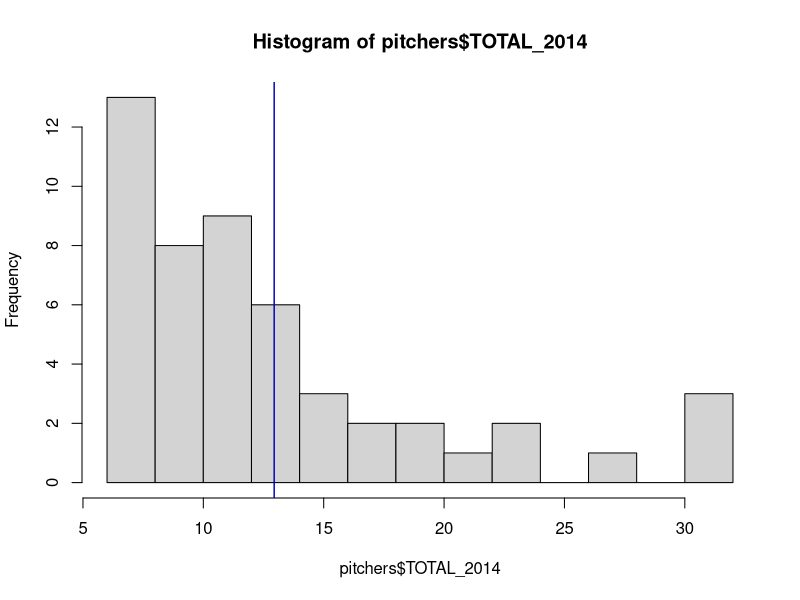
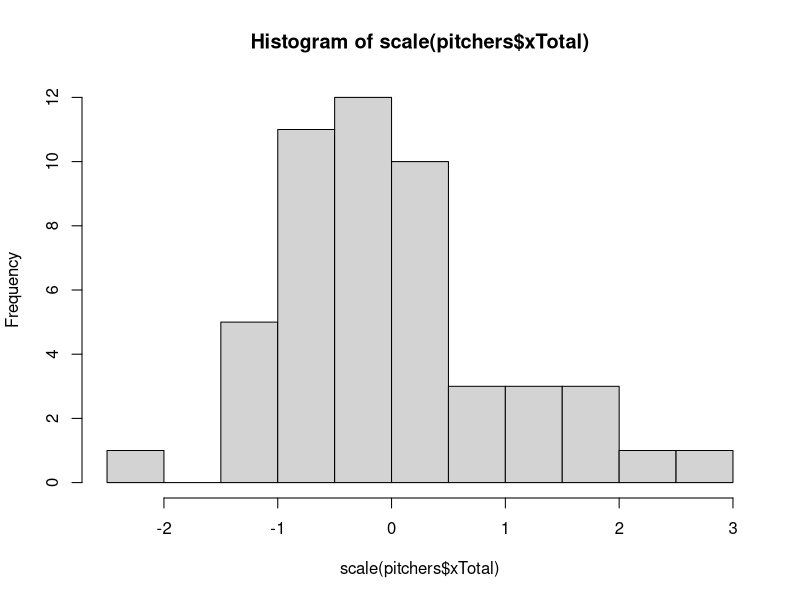

R code for these plots, in order:
###### Data taken from league player rating from espn fantasy eague

####  http://games.espn.go.com/flb/playerrater?leagueId=200684&teamId=4&slotCategoryId=14

setwd("~/Documents/R")
pitchers <- read.csv('./data/pitchersMidTerm2014.csv')
View(rox)
pitchers[ 34, 5] <- "FA"
pitchers[ 35, 5] <- "TW"
pitchers[ 45, 5] <- "FA"
pitchers[ 29, 5] <- "TW"
pitchers[ 24, 5] <- "TSS"
pitchers[ 28, 5] <- "FA"
pitchers[ 22, 5] <- "FA"
pitchers[ 19, 5] <- "FA"
pitchers[ 15, 5] <- "FA"
pitchers[ 19, 5] <- "HBH"
colMeans(pitchers[ , 6:26])

hist(pitchers$TOTAL_2014, breaks=15)
abline(v=mean(pitchers$TOTAL_2014))
abline(v=mean(pitchers$TOTAL_2014), col = "blue")

xTotal <- rowSums(pitchers[ , c(6:13, 16:25)])
pitchers <- cbind(pitchers, xTotal)

hist(scale(pitchers$xTotal), breaks=15)

pitchers <- pitchers[order(pitchers$xTotal, decreasing=T), ]

